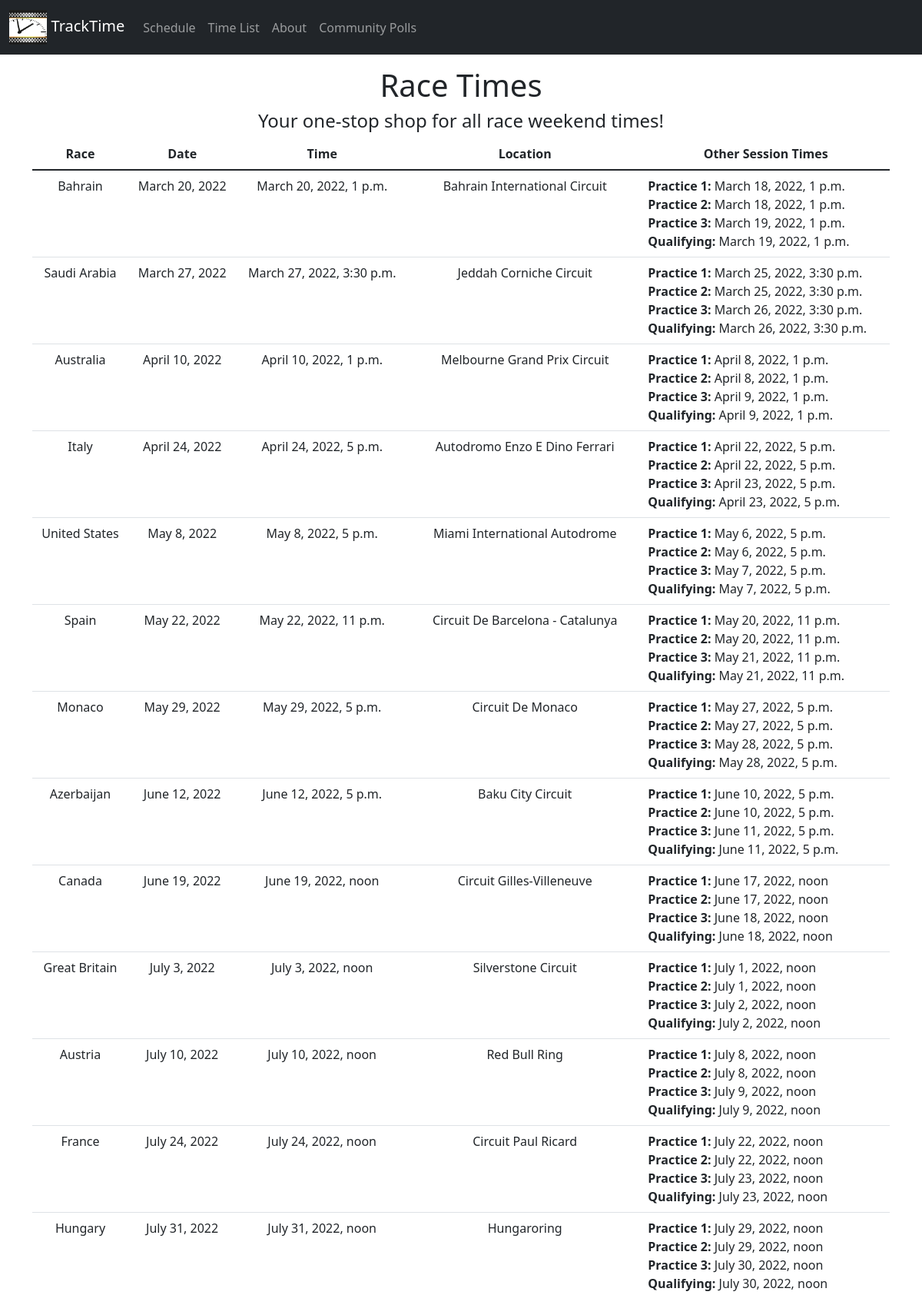
The page /times/ (upper part) on the database its author committed.
### races/models.py (models this page shows, shortened)
class Schedule(models.Model):
    race_name = models.CharField(max_length=100)
    date = models.DateField('race date')

class Race(models.Model):
    schedule = models.ForeignKey(Schedule, on_delete=models.CASCADE)
    location = models.CharField(max_length=100)
    time = models.DateTimeField('race time')
    time_p1 = models.DateTimeField('p1 time', default=datetime.datetime.now)
    time_p2 = models.DateTimeField('p2 time', default=datetime.datetime.now)
    time_p3 = models.DateTimeField('p3 time', default=datetime.datetime.now)
    time_q = models.DateTimeField('q time', default=datetime.datetime.now)

### races/views.py (the view)
# urls.py: path('times/', views.TimesView.as_view(), name='times')
class TimesView(generic.ListView):
    template_name = 'races/times.html'
    context_object_name = 'upcoming_scheduled_races'
    def get_queryset(self):
        return Schedule.objects.order_by('date')

### races/templates/races/times.html (shortened to what this page needs)
<!DOCTYPE html>
<html lang="en">
    {% extends 'races/base.html' %}
    {% load static %}
        {% block body_block %}
        <div class="container">
            <div class="col-xs-1 mt-3" align="center">
                <h1>Race Times</h1>
                <h4>Your one-stop shop for all race weekend times!</h4>
            </div>
            <table class="table">
                <thead>
                    <tr>
                        <th class="text-center">Race</th>
                        <th class="text-center">Date</th>
                        <th class="text-center">Time</th>
                        <th class="text-center">Location</th>
                        <th class="text-center">Other Session Times</th>
                    </tr>
                </thead>
                <tbody>
                    {% if upcoming_scheduled_races %}
                        {% for schedule in upcoming_scheduled_races %}
                            {% for race in schedule.race_set.all %}
                                <tr>
                                    <td>{{ schedule.race_name }}</td>
                                    <td>{{ schedule.date }}</td>
                                    <td>{{ race.time }}</td>
                                    <td>{{ race.location }}</td>
                                    <td>
                                        <p class="mt-0 mb-0 text-start"><b>Practice 1:</b> {{ race.time_p1}}</p>
                                        <p class="mt-0 mb-0 text-start"><b>Practice 2:</b> {{ race.time_p2}}</p>
                                        <p class="mt-0 mb-0 text-start"><b>Practice 3:</b> {{ race.time_p3}}</p>
                                        <p class="mt-0 mb-0 text-start"><b>Qualifying:</b> {{ race.time_q}}</p>
                                    </td>
                                </tr>
                            {% endfor %}
                        {% endfor %}
                    {% else %}
                        No upcoming races.
                    {% endif %}
                </tbody>
            </table>
        </div>
        {% endblock %}

### races/static/races/style.css (style rules this page uses)
.table td { text-align: center; }

### rows shown on the page
Schedule: race_name "Bahrain", date "March 20, 2022"
Race: time "March 20, 2022, 1 p.m.", location "Bahrain International Circuit", time_p1 "March 18, 2022, 1 p.m.", time_p2 "March 18, 2022, 1 p.m.", time_p3 "March 19, 2022, 1 p.m.", time_q "March 19, 2022, 1 p.m."
Schedule: race_name "Saudi Arabia", date "March 27, 2022"
Race: time "March 27, 2022, 3:30 p.m.", location "Jeddah Corniche Circuit", time_p1 "March 25, 2022, 3:30 p.m.", time_p2 "March 25, 2022, 3:30 p.m.", time_p3 "March 26, 2022, 3:30 p.m.", time_q "March 26, 2022, 3:30 p.m."
Schedule: race_name "Australia", date "April 10, 2022"
Race: time "April 10, 2022, 1 p.m.", location "Melbourne Grand Prix Circuit", time_p1 "April 8, 2022, 1 p.m.", time_p2 "April 8, 2022, 1 p.m.", time_p3 "April 9, 2022, 1 p.m.", time_q "April 9, 2022, 1 p.m."
Schedule: race_name "Italy", date "April 24, 2022"
Race: time "April 24, 2022, 5 p.m.", location "Autodromo Enzo E Dino Ferrari", time_p1 "April 22, 2022, 5 p.m.", time_p2 "April 22, 2022, 5 p.m.", time_p3 "April 23, 2022, 5 p.m.", time_q "April 23, 2022, 5 p.m."
Schedule: race_name "United States", date "May 8, 2022"
Race: time "May 8, 2022, 5 p.m.", location "Miami International Autodrome", time_p1 "May 6, 2022, 5 p.m.", time_p2 "May 6, 2022, 5 p.m.", time_p3 "May 7, 2022, 5 p.m.", time_q "May 7, 2022, 5 p.m."
Schedule: race_name "Spain", date "May 22, 2022"
Race: time "May 22, 2022, 11 p.m.", location "Circuit De Barcelona - Catalunya", time_p1 "May 20, 2022, 11 p.m.", time_p2 "May 20, 2022, 11 p.m.", time_p3 "May 21, 2022, 11 p.m.", time_q "May 21, 2022, 11 p.m."
Schedule: race_name "Monaco", date "May 29, 2022"
Race: time "May 29, 2022, 5 p.m.", location "Circuit De Monaco", time_p1 "May 27, 2022, 5 p.m.", time_p2 "May 27, 2022, 5 p.m.", time_p3 "May 28, 2022, 5 p.m.", time_q "May 28, 2022, 5 p.m."
Schedule: race_name "Azerbaijan", date "June 12, 2022"
Race: time "June 12, 2022, 5 p.m.", location "Baku City Circuit", time_p1 "June 10, 2022, 5 p.m.", time_p2 "June 10, 2022, 5 p.m.", time_p3 "June 11, 2022, 5 p.m.", time_q "June 11, 2022, 5 p.m."
Schedule: race_name "Canada", date "June 19, 2022"
Race: time "June 19, 2022, noon", location "Circuit Gilles-Villeneuve", time_p1 "June 17, 2022, noon", time_p2 "June 17, 2022, noon", time_p3 "June 18, 2022, noon", time_q "June 18, 2022, noon"
Schedule: race_name "Great Britain", date "July 3, 2022"
Race: time "July 3, 2022, noon", location "Silverstone Circuit", time_p1 "July 1, 2022, noon", time_p2 "July 1, 2022, noon", time_p3 "July 2, 2022, noon", time_q "July 2, 2022, noon"
Schedule: race_name "Austria", date "July 10, 2022"
Race: time "July 10, 2022, noon", location "Red Bull Ring", time_p1 "July 8, 2022, noon", time_p2 "July 8, 2022, noon", time_p3 "July 9, 2022, noon", time_q "July 9, 2022, noon"
Schedule: race_name "France", date "July 24, 2022"
Race: time "July 24, 2022, noon", location "Circuit Paul Ricard", time_p1 "July 22, 2022, noon", time_p2 "July 22, 2022, noon", time_p3 "July 23, 2022, noon", time_q "July 23, 2022, noon"
Schedule: race_name "Hungary", date "July 31, 2022"
Race: time "July 31, 2022, noon", location "Hungaroring", time_p1 "July 29, 2022, noon", time_p2 "July 29, 2022, noon", time_p3 "July 30, 2022, noon", time_q "July 30, 2022, noon"
